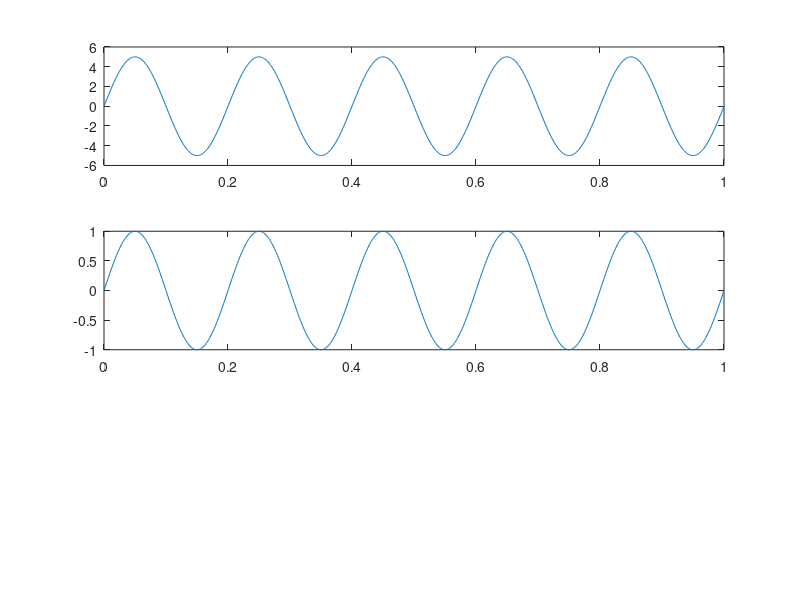

The MATLAB source for this figure:
clc
clear all

 msa = input ('message amplitude');
 csa = input ('carrier amplitude');
 fm = input ('message frequency'); 
 fc = input ('carrier frequency');
 m = msa/csa ;
 t = 0:0.001:1 ;
 
 
 %---------------------------------
 
 ms = msa * sin (2  * pi * fm *  t) ;
 
 subplot(3,1,1);
 plot(t,ms);
 cs = sin ( 2 * pi * fc * t );
 subplot(3,1,2);
 plot(t,cs);